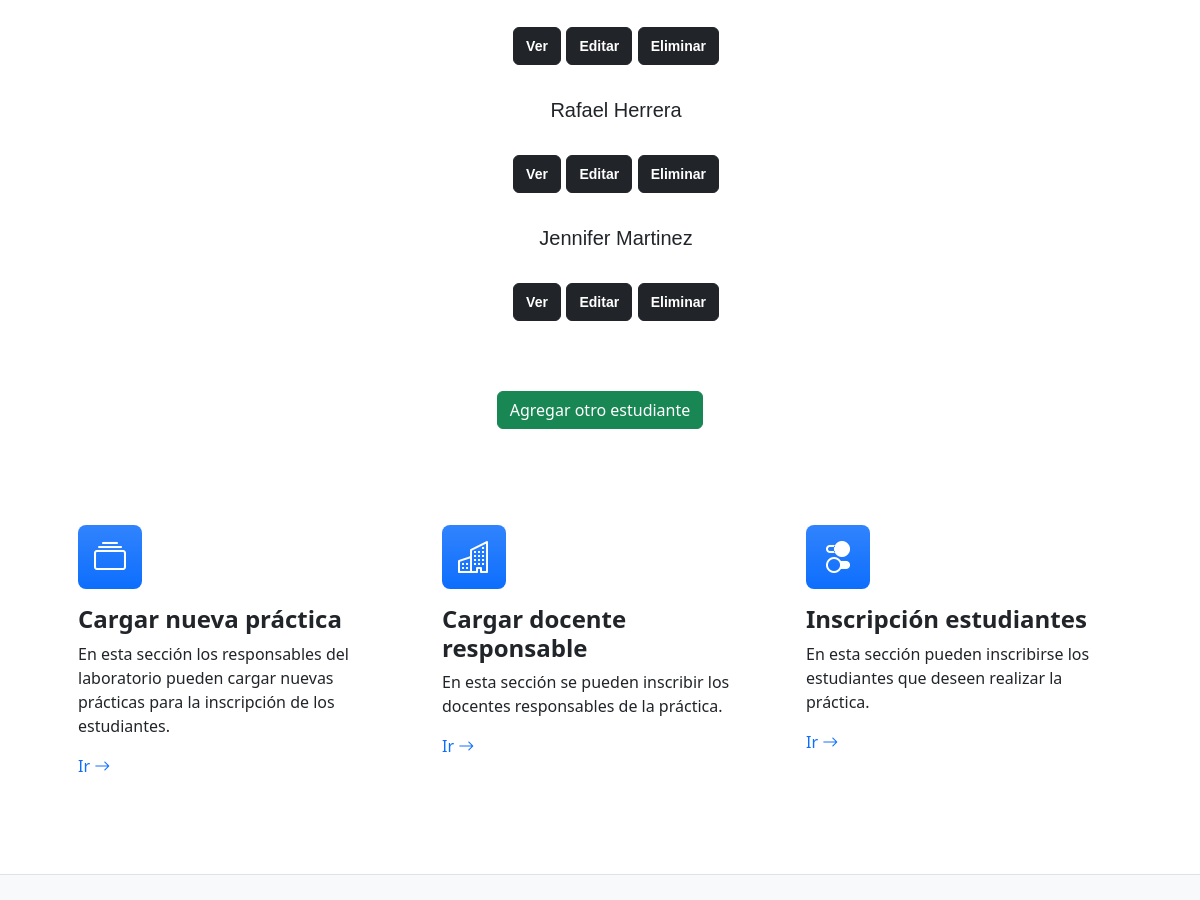
The app's page /estudianteListado/ (signed in, middle part), older data.
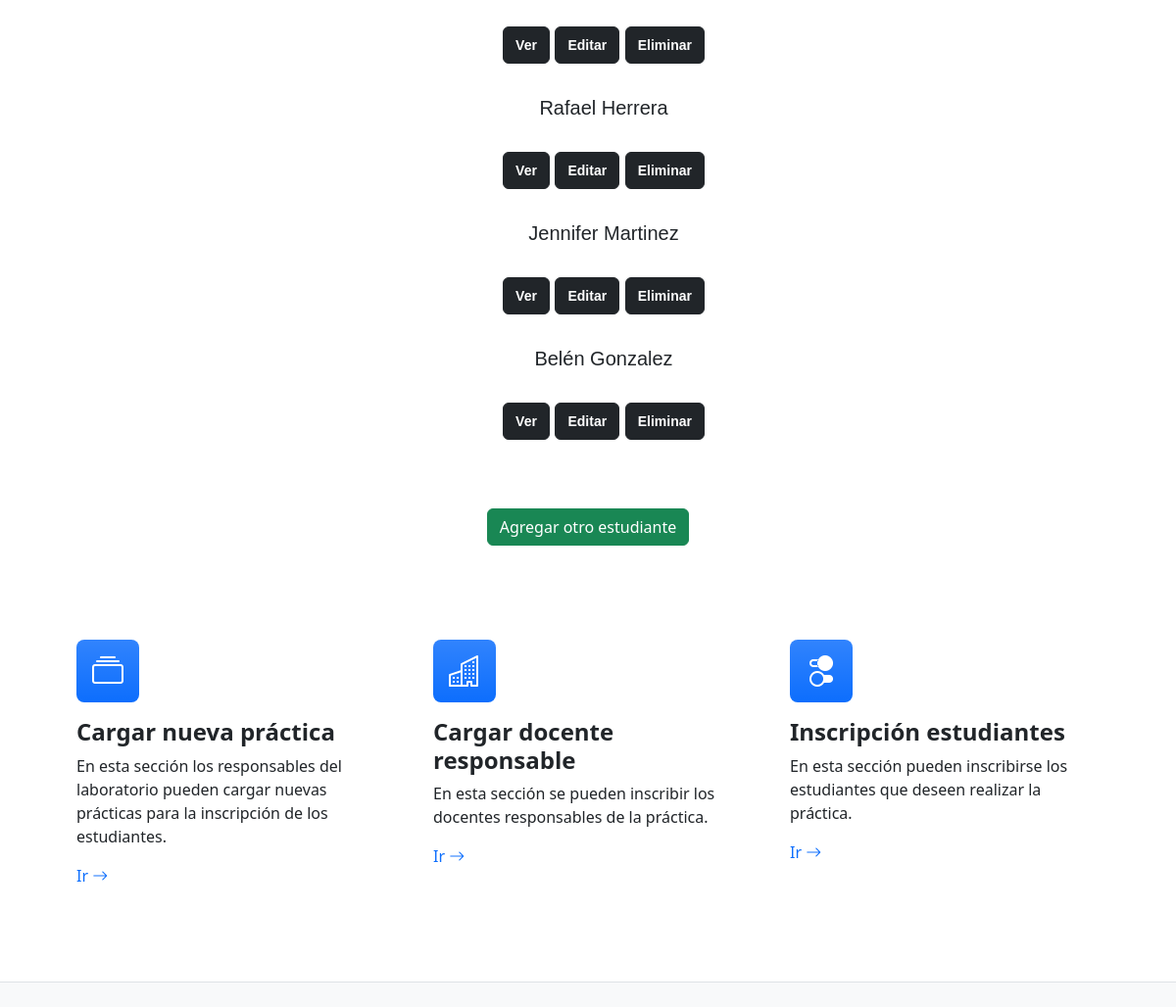
The same page, newer data.
### AppLab/models.py (models this page shows, shortened)
class Estudiante(models.Model):
    nombre = models.CharField(max_length=30)
    apellido = models.CharField(max_length=30)
    email = models.EmailField()

### AppLab/views.py (the view)
# urls.py: path('estudianteListado/', EstudianteListado.as_view(), name = "estudiantes"),
class EstudianteListado(ListView):
    model = Estudiante
    context_object_name = "estudiantes"
    template_name = "AppLab/estudianteListado.html"

### AppLab/templates/AppLab/estudianteListado.html (shortened to what this page needs)
{% extends "AppLab/padre.html" %}
{% load static %}
{% block contenidoQueCambia %}
<div class="container text-center">
    <ul class="estudiante-list">
        <br>
        {% for estudiante in estudiantes %}
            <li>{{estudiante.nombre}} {{estudiante.apellido}}</li>
                <br>
                <button class="btn btn-dark">
                    <a href="{% url 'estudiante' estudiante.id %}" class="btn-link">Ver</a>
                </button>
                <button class="btn btn-dark">
                    <a href="{% url 'estudiante_editar' estudiante.id %}" class="btn-link">Editar</a>
                </button>
                <button class="btn btn-dark">
                    <a href="{% url 'estudiante_borrar' estudiante.id %}" class="btn-link">Eliminar</a>
                </button>
                <br>
                <br>
        {% endfor %}
    </ul>
    <br>
    <a href="{% url 'estudiante_crear' %}" class="btn btn-success">Agregar otro estudiante</a>
</div>
{% endblock %}

Row changes from the older to the newer data that the page shows:
added Estudiante: nombre "Belén", apellido "Gonzalez"
